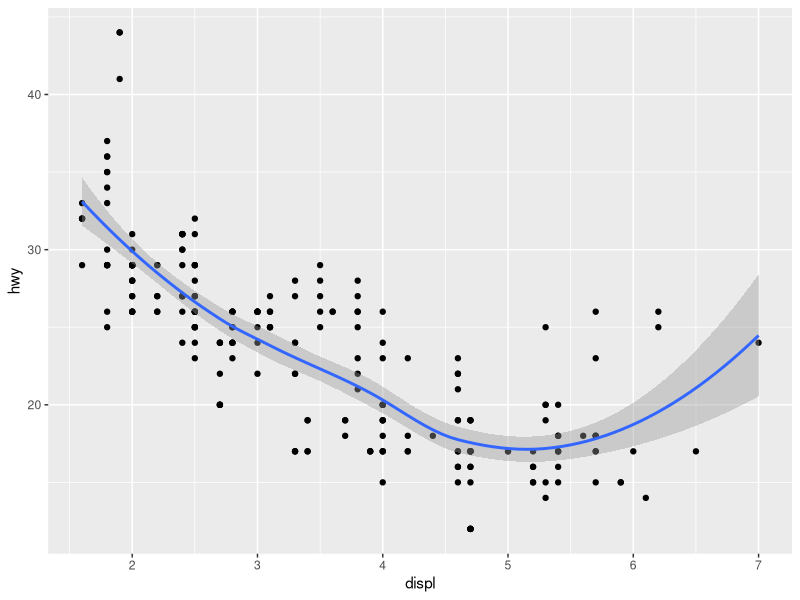
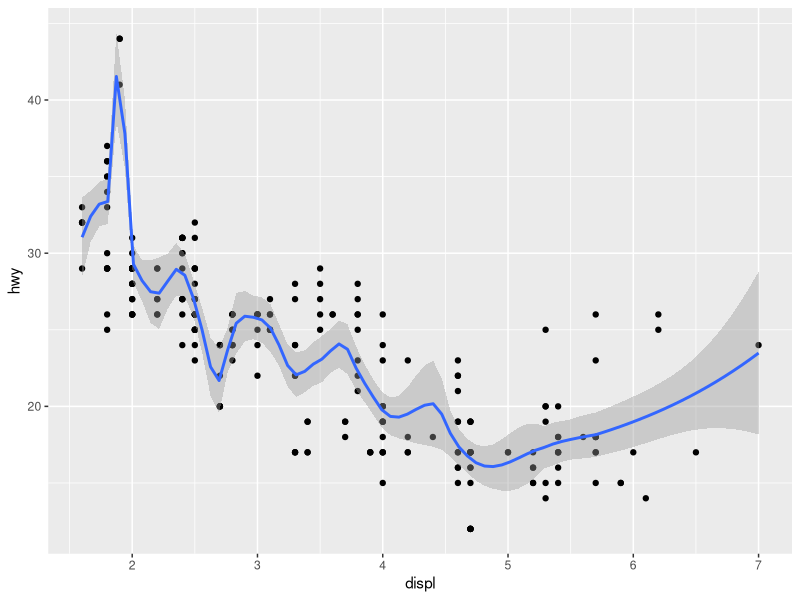
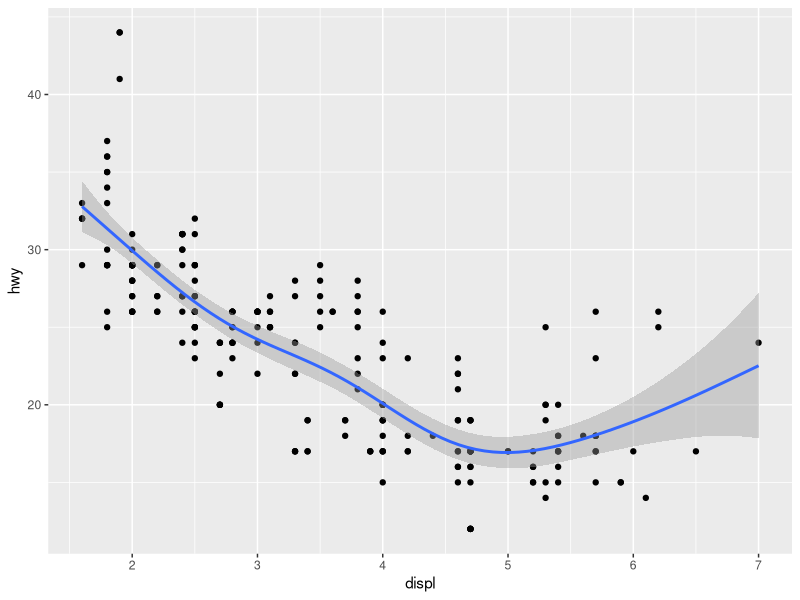
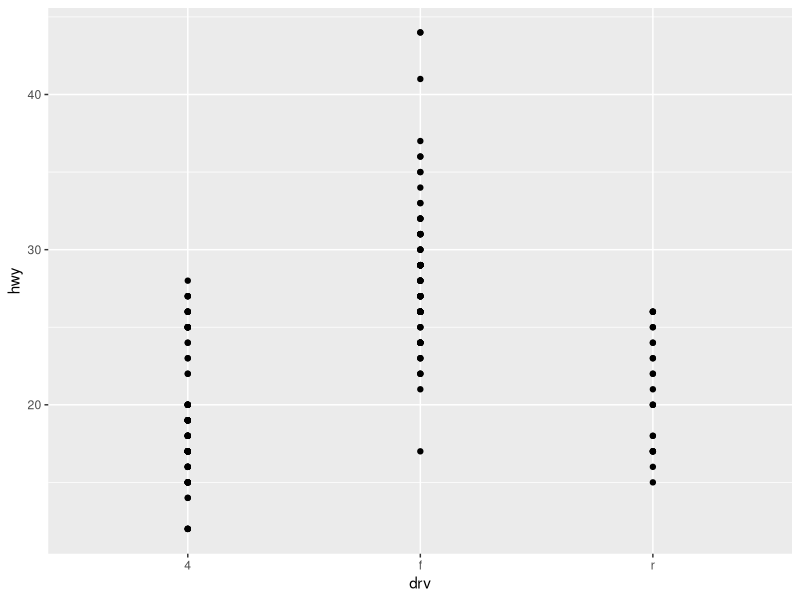
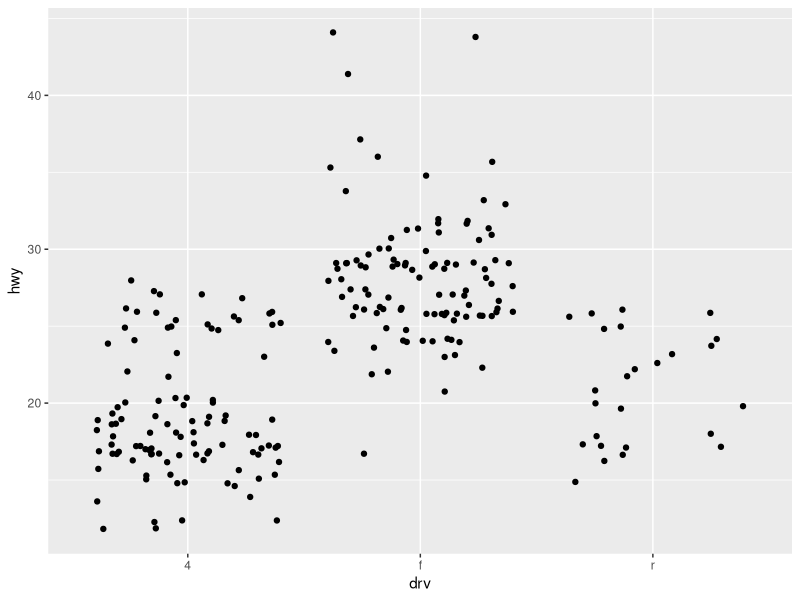
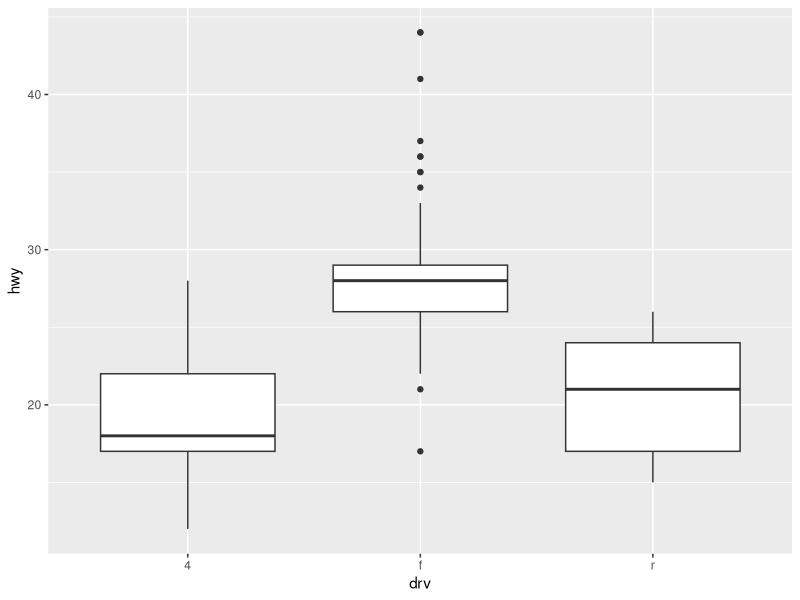
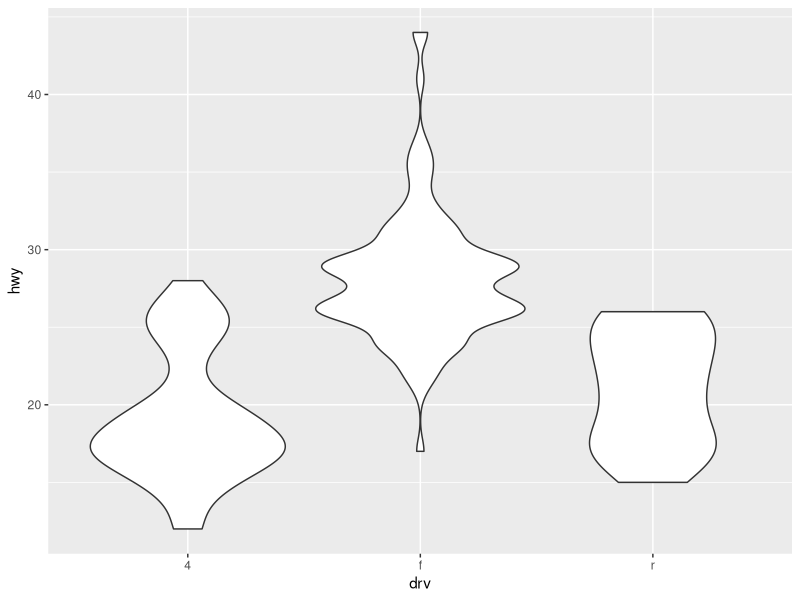
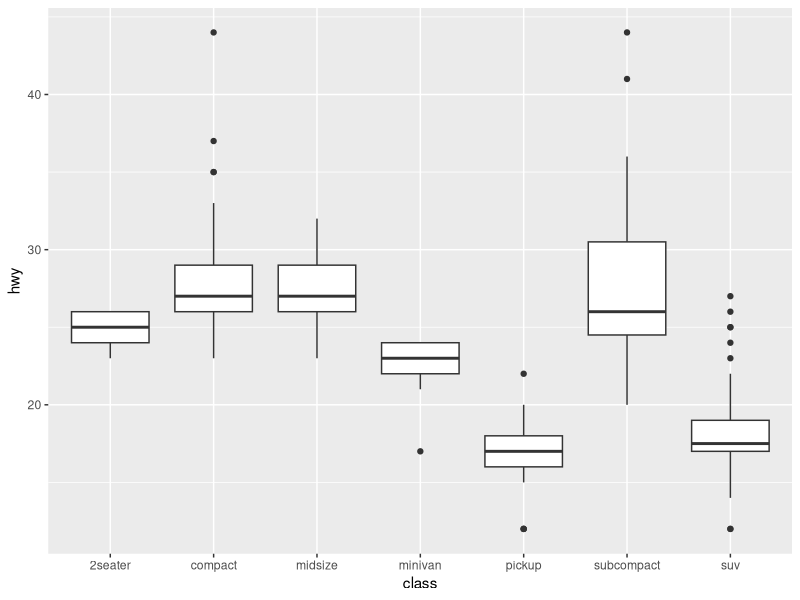

Reproduce these figures in R, in order.
####Chapter 2 ####

# geom_smooth

# The wiggliness of the line is controlled by the span parapmeter which ranges from 0 to 1
library(tidyverse)
mpg %>% 
  ggplot(aes(displ, hwy)) + 
  geom_point() + 
  geom_smooth()

# method allows you to choose which type of model is used to fit the smooth curve 
#method = loess (used for small n) is default

mpg %>% 
  ggplot(aes(displ, hwy)) + 
  geom_point() + 
  geom_smooth(span = .2)

#loess doesnt work well for large datasets, it is O(n^2) 
#so an alternate smoothing algorithm is used when n is greater than 1000


#You need to first load mgcv, then use a formula like 
# formula = y ~ s(x) 
# formula = y ~ s(x, bs = 'cs')
# for large data

#This is what ggplot uses when there are more than 1000 points

library(mgcv)
ggplot(mpg, aes(displ, hwy)) + 
  geom_point() + 
  geom_smooth(method = 'gam', formula = y ~ s(x))

#metgid = 'rlm' uses linear model where outliers dont affect the fit as much as 'lm'
#but its part of the MASS package so load that first



# Problem
mpg %>% 
  ggplot(aes(drv, hwy)) + 
  geom_point()

#Three solutions

ggplot(mpg, aes(drv, hwy)) + geom_jitter()
ggplot(mpg, aes(drv, hwy)) + geom_boxplot()
ggplot(mpg, aes(drv, hwy)) + geom_violin()

# Each method has its strenghs and weaknesses.  

# Boxplots summarise the bulk of the distribution with only five numbers.
# Jittered plots show every points but only work with relatively small datasets
# Violin plots give the richest display, but rely on the calculation of a density estimate, which can be 
# hard to interpret




#Exercises

#2.
# One challenge with ggplot(mpg, aes(class, hwy), hwy) + geom_boxplot() is that the odering of class is 
# alphabetical which is not terribly useful.  How could you change the factor levels to be more
# informative?  Rather than reordering the factor by hand, you can use reorder()


ggplot(mpg, aes(class, hwy)) + geom_boxplot()
?reorder

mpg %>% mutate(class = reorder(mpg$class, mpg$hwy, FUN = median)) %>% 
  ggplot(aes(class, hwy)) + 
  geom_boxplot()



#### Modifying the Axes ####

?xlab
?ylab

# xlim and ylim modify the limits of axes
ggplot(mpg, aes(drv, hwy)) +
  geom_jitter(width = 0.15)

ggplot(mpg, aes(drv, hwy)) +
  geom_jitter(width = 0.15) +
  xlim('r', 'f') +
  ylim(20, 30)

# For continuous scalses use NA to set only one limit

ggplot(mpg, aes(drv, hwy)) +
  geom_jitter(width = 0.15) + 
  ylim(NA, 30)


#### Quick plots ####
qplot(displ, hwy, data = mpg)
qplot(displ, data = mpg)

qplot(displ, hwy, data = mpg, color = 'blue') # outside the aes
qplot(displ, hwy, data = mpg, color = I('blue')) # inside the aes
